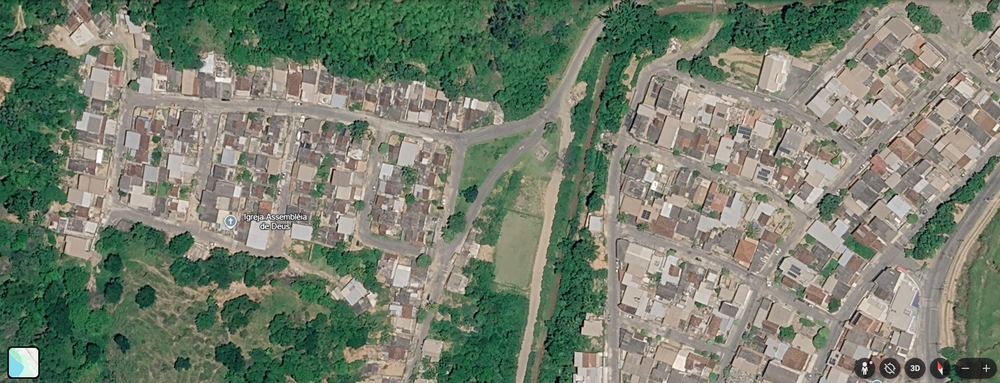
#> input picture Captura de tela 2026-05-12 003536.png, 1000 x 383 px, shrunk from 1908 x 731 before the run; its folder holds only this picture in this run
$ python -i edge_detection.py   (imports and definitions only)   (older library calls are emulated)
#> lines starting #> are read from the running program, lines starting #| are printed output that depends on the picture
"""
Detecção de bordas baseada na tese de doutorado de Braga (2018):
"Navegação Autônoma de VANT por Imagens LiDAR" — INPE.

Implementa os filtros de remoção de ruído (Mediana e Gaussiano) e os
detectores de borda (Canny, Sobel, MLP-LUT) descritos no Capítulo 6.

Modos disponíveis (3 detectores × 2 filtros + 2 extras):
  fast         — Canny com auto-thresholds + Mediana 3×3  (iteração rápida)
  canny_gauss  — Canny + Gaussiano 5×5  (Seção 6.6.2.1)
  canny_median — Canny + Mediana 3×3    (Seção 6.6.2.4)
  sobel_gauss  — Sobel + Gaussiano 5×5  (Seção 6.6.2.2)
  sobel_median — Sobel + Mediana 3×3    (Seção 6.6.2.5)
  mlp_gauss    — MLP-LUT + Gaussiano    (Seção 6.6.2.3)
  mlp_median   — MLP-LUT + Mediana      (Seção 6.6.2.6)
  combined     — Fusão Canny+Sobel (max) + Mediana  (máximo recall)
  none         — Desativado (pipeline original sem bordas)

Referência:
  Braga, J.R.G. (2018). Navegação Autônoma de VANT por Imagens LiDAR.
  Tese de Doutorado, INPE. sid.inpe.br/mtc-m21c/2018/05.18.16.04-TDI
"""

import cv2
import numpy as np


# ---------------------------------------------------------------------------
# Constantes
# ---------------------------------------------------------------------------

VALID_MODES = [
    "fast", "canny_gauss", "canny_median",
    "sobel_gauss", "sobel_median",
    "mlp_gauss", "mlp_median",
    "combined", "none",
]

# Peso da evidência de bordas na fusão com road_prob do modelo ViT.
# 70% modelo + 30% bordas  (ajustável via parâmetro).
DEFAULT_EDGE_WEIGHT = 0.30


# ---------------------------------------------------------------------------
# 1. Filtros de remoção de ruído  (Seção 6.2)
# ---------------------------------------------------------------------------

def apply_noise_filter(img_gray, method="median", ksize=3, sigma=1.0):
    """
    Aplica filtro de remoção de ruído em imagem em tons de cinza.

    Parâmetros
    ----------
    img_gray : ndarray (H, W), uint8
        Imagem monocromática.
    method : str
        'median'   — Filtro da Mediana (Seção 6.2.1)
        'gaussian' — Filtro Gaussiano  (Seção 6.2.2)
    ksize : int
        Tamanho do kernel (deve ser ímpar). Default 3 para mediana, 5 para
        gaussiano.
    sigma : float
        Desvio padrão do kernel gaussiano (ignorado para mediana).

    Retorna
    -------
    ndarray (H, W), uint8
        Imagem filtrada.
    """
    if method == "median":
        return cv2.medianBlur(img_gray, ksize)
    elif method == "gaussian":
        return cv2.GaussianBlur(img_gray, (ksize, ksize), sigma)
    else:
        raise ValueError(f"Filtro desconhecido: {method}")


# ---------------------------------------------------------------------------
# 2. Detectores de borda  (Seção 6.4)
# ---------------------------------------------------------------------------

def detect_edges_canny(img_gray, low=None, high=None, auto=False):
    """
    Operador de Canny (Seção 6.4.3).

    Detecção multi-etapa: suavização gaussiana → gradientes (Sobel interno) →
    supressão não-máxima → histerese com limiar duplo.

    Se auto=True, calcula thresholds adaptativos pela mediana de Otsu.

    Retorna mapa binário uint8 (0 ou 255).
    """
    if auto or (low is None and high is None):
        # Threshold adaptativo via mediana da intensidade
        v = float(np.median(img_gray))
        low = int(max(0, 0.50 * v))
        high = int(min(255, 1.30 * v))
        # Garantir mínimos razoáveis
        low = max(low, 20)
        high = max(high, 50)
    else:
        low = low or 50
        high = high or 150

    return cv2.Canny(img_gray, low, high)


# [94 lines left out: functions detect_edges_sobel, detect_edges_mlp_lut, not called in this run]


# ---------------------------------------------------------------------------
# 3. Pipeline de alto nível: modo → máscara de bordas
# ---------------------------------------------------------------------------

def get_edge_mask(img_rgb, mode="fast"):
    """
    Retorna máscara binária de bordas (0/255) para a imagem RGB dada.

    Aplica a combinação filtro de ruído + detector de borda conforme o
    modo selecionado (ver docstring do módulo).

    Parâmetros
    ----------
    img_rgb : ndarray (H, W, 3), uint8
        Imagem original em RGB.
    mode : str
        Um dos VALID_MODES.

    Retorna
    -------
    edge_mask : ndarray (H, W), uint8  (valores 0 ou 255)
    """
    if mode == "none":
        return np.zeros(img_rgb.shape[:2], dtype=np.uint8)

    if mode not in VALID_MODES:
        raise ValueError(
            f"Modo inválido: {mode}. Válidos: {VALID_MODES}")

    # Converter para tons de cinza (Seção 6.1 — Equação 6.4)
    gray = cv2.cvtColor(img_rgb, cv2.COLOR_RGB2GRAY)

    # --- Selecionar filtro e detector com base no modo ---
    if mode == "fast":
        filtered = apply_noise_filter(gray, "median", ksize=3)
        edges = detect_edges_canny(filtered, auto=True)

    elif mode == "canny_gauss":
        filtered = apply_noise_filter(gray, "gaussian", ksize=5, sigma=1.0)
        edges = detect_edges_canny(filtered, auto=True)

    elif mode == "canny_median":
        filtered = apply_noise_filter(gray, "median", ksize=3)
        edges = detect_edges_canny(filtered, auto=True)

    elif mode == "sobel_gauss":
        filtered = apply_noise_filter(gray, "gaussian", ksize=5, sigma=1.0)
        edges = detect_edges_sobel(filtered)

    elif mode == "sobel_median":
        filtered = apply_noise_filter(gray, "median", ksize=3)
        edges = detect_edges_sobel(filtered)

    elif mode == "mlp_gauss":
        filtered = apply_noise_filter(gray, "gaussian", ksize=5, sigma=1.0)
        edges = detect_edges_mlp_lut(filtered)

    elif mode == "mlp_median":
        filtered = apply_noise_filter(gray, "median", ksize=3)
        edges = detect_edges_mlp_lut(filtered)

    elif mode == "combined":
        # Fusão Canny + Sobel para máximo recall
        filtered = apply_noise_filter(gray, "median", ksize=3)
        e_canny = detect_edges_canny(filtered, auto=True)
        e_sobel = detect_edges_sobel(filtered)
        edges = np.maximum(e_canny, e_sobel)

    return edges


# ---------------------------------------------------------------------------
# 4. Integração com o pipeline de detecção de estradas
# ---------------------------------------------------------------------------

# [82 lines left out: function edge_enhance_road_prob, not called in this run]

>>> import cv2
>>> picture = cv2.cvtColor(cv2.imread('../Captura de tela 2026-05-12 003536.png'), cv2.COLOR_BGR2RGB)
>>> result = get_edge_mask(picture)
#> in get_edge_mask, `gray = cv2.cvtColor(img_rgb, cv2.COLOR_RGB2GRAY)`:
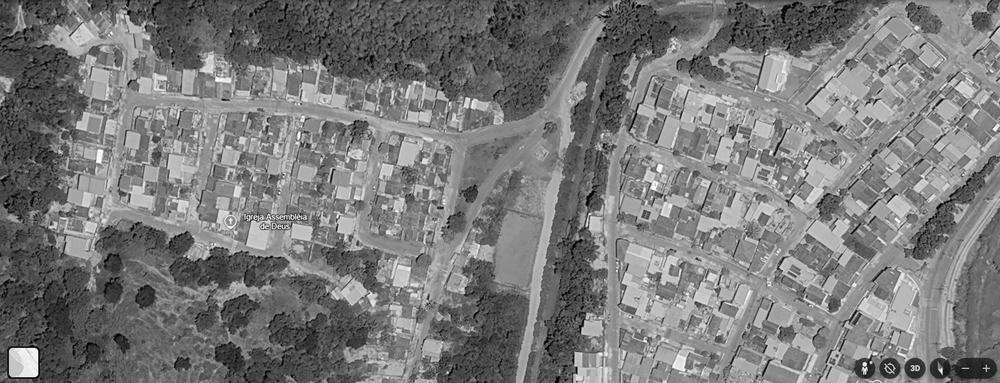
#> gray: shape (383, 1000); min 0, max 255, mean 122.2
#> in detect_edges_canny, `v = float(np.median(img_gray))`: v = 124
#> in detect_edges_canny, `low = int(max(0, 0.50 * v))`: low = 62
#> in detect_edges_canny, `high = int(min(255, 1.30 * v))`: high = 161
#> in detect_edges_canny, `return cv2.Canny(img_gray, low, high)`:
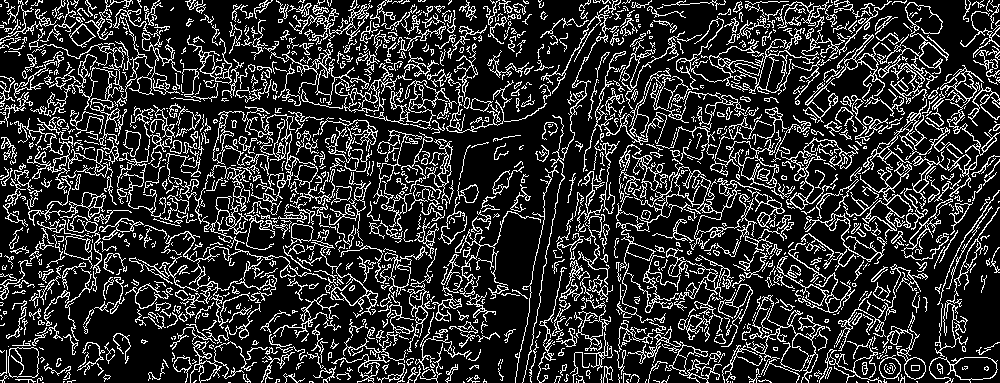
#> returned value: shape (383, 1000); 19% white in thin lines or dots
